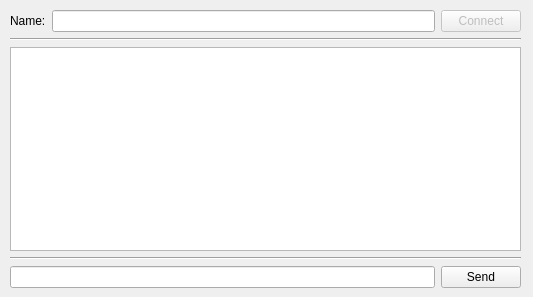
<?xml version="1.0" encoding="UTF-8"?>
<ui version="4.0">
 <class>MainWindow</class>
 <widget class="QMainWindow" name="MainWindow">
  <property name="geometry">
   <rect>
    <x>0</x>
    <y>0</y>
    <width>533</width>
    <height>297</height>
   </rect>
  </property>
  <property name="windowTitle">
   <string>MainWindow</string>
  </property>
  <widget class="QWidget" name="centralwidget">
   <widget class="QWidget" name="layoutWidget">
    <property name="geometry">
     <rect>
      <x>10</x>
      <y>10</y>
      <width>511</width>
      <height>278</height>
     </rect>
    </property>
    <layout class="QVBoxLayout" name="verticalLayout">
     <item>
      <layout class="QHBoxLayout" name="horizontalLayout">
       <item>
        <widget class="QLabel" name="label">
         <property name="text">
          <string>Name:</string>
         </property>
        </widget>
       </item>
       <item>
        <widget class="QLineEdit" name="txtName"/>
       </item>
       <item>
        <widget class="QPushButton" name="btnConnect">
         <property name="enabled">
          <bool>false</bool>
         </property>
         <property name="text">
          <string>Connect</string>
         </property>
        </widget>
       </item>
      </layout>
     </item>
     <item>
      <widget class="Line" name="line">
       <property name="orientation">
        <enum>Qt::Orientation::Horizontal</enum>
       </property>
      </widget>
     </item>
     <item>
      <widget class="QTextBrowser" name="chatDisplay"/>
     </item>
     <item>
      <widget class="Line" name="line_2">
       <property name="orientation">
        <enum>Qt::Orientation::Horizontal</enum>
       </property>
      </widget>
     </item>
     <item>
      <layout class="QHBoxLayout" name="horizontalLayout_2">
       <item>
        <widget class="QLineEdit" name="txtMessage"/>
       </item>
       <item>
        <widget class="QPushButton" name="btnSend">
         <property name="text">
          <string>Send</string>
         </property>
        </widget>
       </item>
      </layout>
     </item>
    </layout>
   </widget>
  </widget>
 </widget>
 <resources/>
 <connections/>
</ui>
